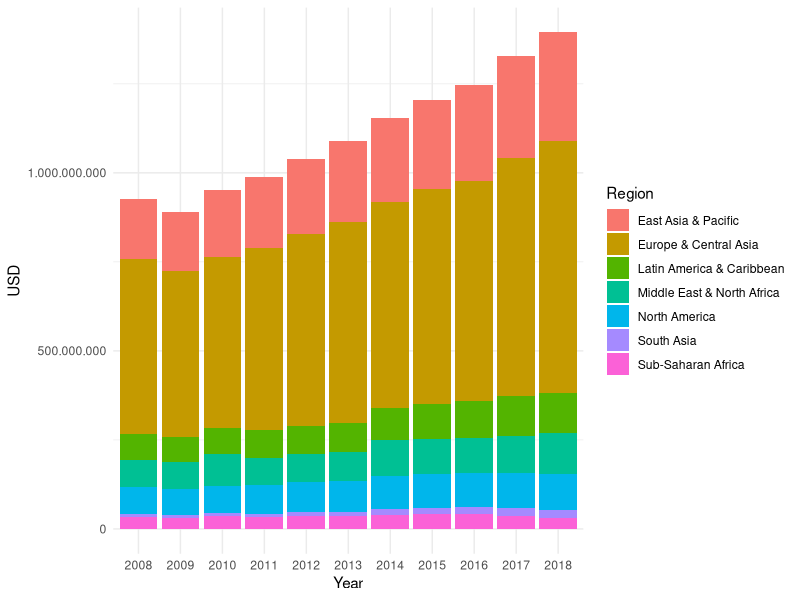
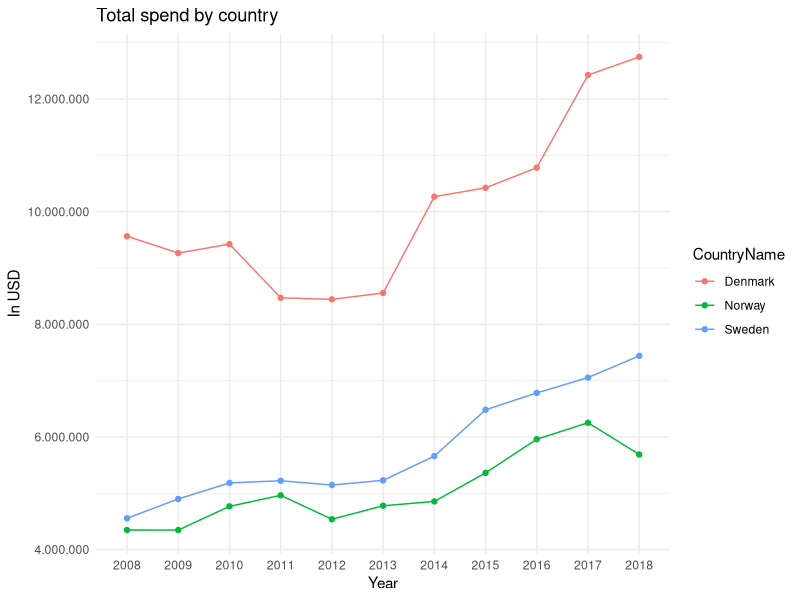

Write the R code that produced these figures, in order. (Note: this script raises an error after producing the figures.)
# IDA Webinar
# Tue Hellstern
# 25-11-2020

# CRTL + - = <- 
# CTRL + SHIFT + M = %>% 
#

# Pakker
# install.packages("readxl")
# install.packages("dplyr")
# install.packages("tidyr")
# install.packages("ggplot2")
# install.packages("officer")

library(readxl)
library(dplyr)
library(tidyr)
library(ggplot2)
library(officer)

# *****************************************************************
# Data import
# *****************************************************************

# TourismeSpend 
TourismeSpend <- read_excel("tourism.xlsx", 
                            sheet = "Data",
                            skip = 3) 

# MetadataCountries
TourismeMetadata <- read_excel("tourism.xlsx",
                               sheet = "MetadataCountries",
                               range = cell_cols("A:C"))

# *****************************************************************
# Tilpas data
# *****************************************************************

# TourismeSpend 
# Kun 2008 til 2018
TourismeSpend <- TourismeSpend %>% 
  select(1:2, as.numeric(53:63)) %>% 
  rename(CountryName = "Country Name", CountryCode = "Country Code")

# gather()
TourismeSpendList <- TourismeSpend %>% 
  gather(Year, Spend, "2008":"2018") %>% 
  drop_na() 


# TourismeMetadata
# Fjern NA (tidy)
TourismeMetadata <- TourismeMetadata %>% 
  rename(CountryCode = "Country Code") %>% 
  drop_na()


# Join
# Spend by Region 2008 - 2018
TourismeSpendRegion <- TourismeSpendList %>% 
  left_join(TourismeMetadata, by = c("CountryCode" = "CountryCode")) %>% 
  select ("CountryName", "Region", "Year", "Spend") %>% 
  drop_na() %>% 
  group_by(Region, Year) %>% 
  summarise(Spend = sum(Spend)) %>% 
  arrange(desc(Spend))

TourismeSpendRegionYear <- TourismeSpendList %>% 
  left_join(TourismeMetadata, by = c("CountryCode" = "CountryCode")) %>% 
  select ("CountryName", "Region", "Year", "Spend") %>% 
  drop_na() %>% 
  group_by(Region, Year) %>% 
  summarise(Spend = sum(Spend)) %>% 
  arrange(desc(Spend))

# Udvikling Nordiske lande
NordicSpend <- TourismeSpend %>% 
  rename(CountryName = "CountryName") %>% 
  select(CountryName, "2008":"2018") %>% 
  filter(CountryName %in% c("Denmark", "Sweden", "Norway"))

# gather()
NordicSpendList <- NordicSpend %>% 
  gather(Year, Spend, "2008":"2018")
  


# *****************************************************************
# Plot - ggplot
# *****************************************************************

# Bar
TourismeSpendRegionYearPlot <- ggplot(data = TourismeSpendRegionYear, aes(x = Year, y = Spend, fill = Region)) +
  geom_bar(stat = "identity") +
  scale_y_continuous(name="USD", labels=function(x) format(x, big.mark = ".", decimal.mark = ",", scientific = FALSE)) +
  theme_minimal()

TourismeSpendRegionYearPlot

# Line
NordicPlot <- ggplot(data = NordicSpendList, aes(x = Year, y = Spend, group = CountryName)) +
  geom_line(aes(color=CountryName)) +
  geom_point(aes(color=CountryName)) +
  scale_y_continuous(name="In USD", labels=function(x) format(x, big.mark = ".", decimal.mark = ",", scientific = FALSE)) +
  ggtitle("Total spend by country") +
  theme_minimal()


NordicPlot


# *****************************************************************
# PowerPoint
# *****************************************************************

# Opret PowerPoint objekt
PowerPointTourisme <- read_pptx()

PowerPointTourisme <- PowerPointTourisme %>%
  # Titel slide
  add_slide(layout = "Title Only", master = "Office Theme") %>% 
  ph_with(value = "Tourisme spend", location = ph_location_type(type = "title")) %>% 
  ph_with(value = "Tue Hellstern", location = ph_location_type(type = "ftr")) %>% 
  
  # Slide Plot
  add_slide(layout = "Title and Content") %>% 
  ph_with(value = "Spend by region", location = ph_location_type(type = "title")) %>%
  ph_with(value = TourismeSpendRegionYearPlot, location = ph_location_type(type = "body")) %>% 
  
  # Slide Plot
  add_slide(layout = "Title and Content") %>% 
  ph_with(value = "Spend by nordic country", location = ph_location_type(type = "title")) %>%
  ph_with(value = NordicPlot, location = ph_location_type(type = "body"))

# Gem PowerPoint
print(PowerPointTourisme, target = paste("Tourisme", format(Sys.Date(), "%d-%m-%Y"), ".pptx"))
